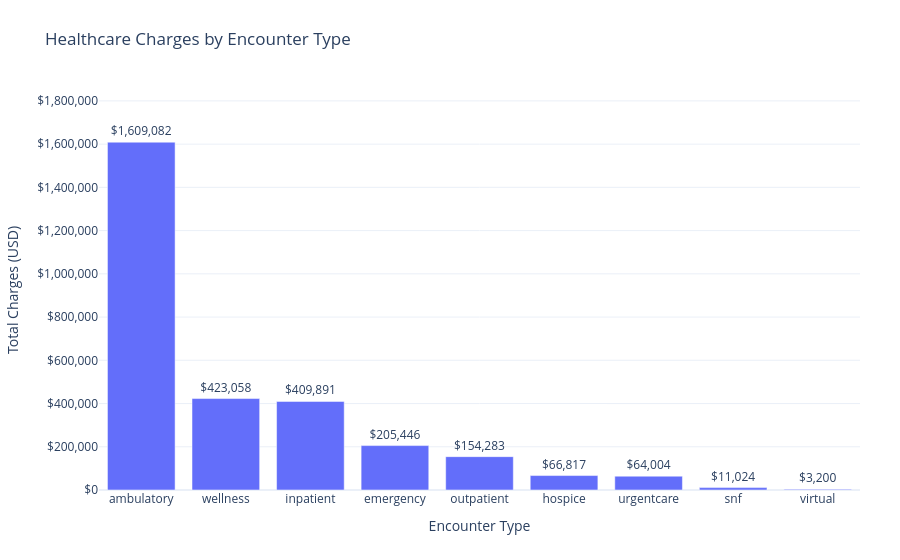

Here is the notebook cell this chart was saved with:
### Markdown cell above
### Executive Visualization

### Code cell
import plotly.express as px

fig = px.bar(
    encounter_costs,
    x="ENCOUNTERCLASS",
    y="Total_Charges",
    text="Total_Charges",
    title="Healthcare Charges by Encounter Type"
)

fig.update_traces(
    texttemplate="$%{text:,.0f}",
    textposition="outside",
    cliponaxis=False
)

fig.update_layout(
    template="plotly_white",
    xaxis_title="Encounter Type",
    yaxis_title="Total Charges (USD)",
    yaxis_tickprefix="$",
    yaxis_tickformat=",.0f",
    yaxis_range=[
        0,
        encounter_costs["Total_Charges"].max() * 1.15
    ],
    margin=dict(t=90, r=40, b=70, l=90)
)

fig.show()

### Figure 1 — Plotly figure (JSON) as saved in the notebook; plotly's stock layout.template omitted (floating-point values rounded to 4 significant figures)
{"data": [{"cliponaxis": false, "hovertemplate": "ENCOUNTERCLASS=%{x}<br>Total_Charges=%{text}<extra></extra>", "legendgroup": "", "marker": {"color": "#636efa", "pattern": {"shape": ""}}, "name": "", "orientation": "v", "showlegend": false, "text": [1609000.0, 423100.0, 409900.0, 205400.0, 154300.0, 66820.0, 64000.0, 11020.0, 3200.0], "textposition": "outside", "texttemplate": "$%{text:,.0f}", "type": "bar", "x": ["ambulatory", "wellness", "inpatient", "emergency", "outpatient", "hospice", "urgentcare", "snf", "virtual"], "xaxis": "x", "y": [1609000.0, 423100.0, 409900.0, 205400.0, 154300.0, 66820.0, 64000.0, 11020.0, 3200.0], "yaxis": "y"}], "layout": {"barmode": "relative", "legend": {"tracegroupgap": 0}, "margin": {"b": 70, "l": 90, "r": 40, "t": 90}, "title": {"text": "Healthcare Charges by Encounter Type"}, "xaxis": {"anchor": "y", "domain": [0, 1], "title": {"text": "Encounter Type"}}, "yaxis": {"anchor": "x", "domain": [0, 1], "range": [0, 1850000.0], "tickformat": ",.0f", "tickprefix": "$", "title": {"text": "Total Charges (USD)"}}}}
